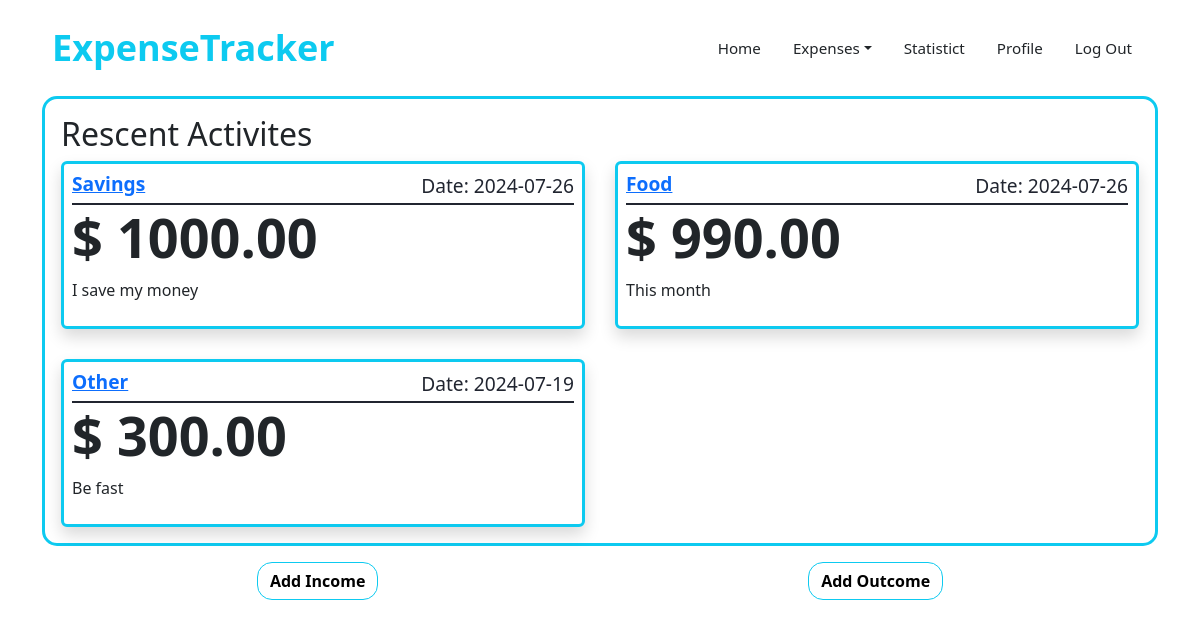
The app's page /muslim/outcome/ (signed in) with its own data.
### expenses/models.py (models this page shows, shortened)
class Outcome(models.Model):
    typeof = models.CharField(
        max_length = 21,
        choices = {
            'food': "Food",
            'transportation': "Transportation",
            'savings': "Savings",
            'housing_and_utilities': "Housing and utilities",
            'clothing': "Clothing",
            'other': "Others"
        },
        default = 'food'
    )
    date = models.DateTimeField(default = timezone.now)
    amount = models.DecimalField(max_digits = 10, decimal_places = 2)
    description = models.CharField(
        max_length = 50,
        blank=True,
        null=True
    )
    owner = models.ForeignKey(User, on_delete = models.CASCADE)

### expenses/views.py (the view)
# urls.py: path('<str:username>/outcome/', expenses_views.OutcomeListView.as_view(), name = 'outcome'),
class OutcomeListView(LoginRequiredMixin, ListView):
    model = Outcome
    template_name: str = 'expenses/outcome_list.html'
    context_object_name: str = 'database_outcome'
    ordering: list[str] = ['-date']
    paginate_by: int = 4

### expenses/templates/expenses/outcome_list.html (shortened to what this page needs)
{% extends 'Users/base.html' %}
{% load crispy_forms_tags %}
{% block content %}
    <main>
        <div class="border border-3 border-info main-box p-3">
            <h2>Rescent Activites</h2>
            <div class="card-items" style="display: grid; grid-template-columns: repeat(2, 1fr); gap: 30px;">
                {% for outcome in database_outcome %}
                    <div class="card border border-3 border-info p-2">
                        <div class="header-card d-flex justify-content-between bb-3">
                            <h2 class="fw-bold"><a href="{% url 'outcome-detail' outcome.id %}">{{ outcome.typeof.title }}</a></h2>
                            <span>Date: {{ outcome.date|date:'Y-m-d' }}</span>
                        </div>
                        <h3 class="fw-bold">$ {{ outcome.amount }}</h3>
                        {% if outcome.description %}
                            <p>{{ outcome.description }}</p>
                        {% endif %}
                    </div>
                {% endfor %}
            </div>
        </div>
        <div class="button my-3 d-flex justify-content-around">
            <a class="btn btn-outline-info mx-3 fw-bold" href="{% url 'add-income' %}">
                Add Income
            </a>
            <a class="btn btn-outline-info mx-3 fw-bold" href="{% url 'add-outcome' %}">
                Add Outcome
            </a>
        </div>
    </main>
{% endblock content %}

### Users/static/Users/css/main.css (style rules this page uses)
.card { border: none; box-shadow: 0 0.5rem 1rem rgba(0, 0, 0, 0.15); }
.card-items { display: grid; grid-template-columns: repeat(2, 1fr); gap: 30px; }
.card-items h2, .card-items span { font-size: 1.2rem; }
.card-items span { color: #212530; }
.bb-3 { border-bottom: 2px #212530 solid; }
.card-items h3 { font-size: 3.375rem; }
.main-box { width: 100%; border-radius: 15px; }
.button .btn { color: #000; border-radius: 15px; }
@media only screen and (max-width: 1300px) { main { max-width: 100%; } }

### records on screen
Outcome: typeof "Savings", date "2024-07-26", amount "1000.00", description "I save my money"
Outcome: typeof "Food", date "2024-07-26", amount "990.00", description "This month"
Outcome: typeof "Other", date "2024-07-19", amount "300.00", description "Be fast"
